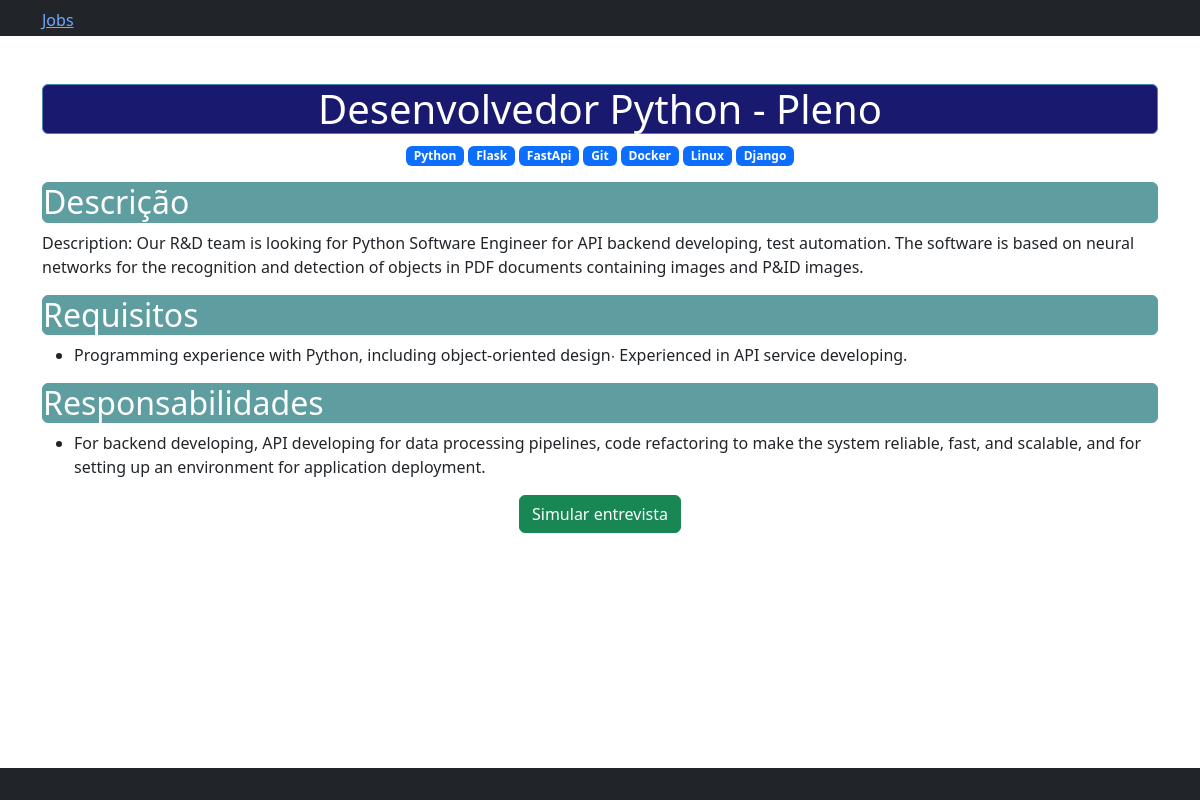
The page /jobs/4/ on the database its author committed.
### jobs/models.py (models this page shows, shortened)
class Job(models.Model):
    LEVEL_CHOICES = (
        ('jr', 'Júnior'),
        ('pl', 'Pleno'),
        ('sr', 'Sênior'),
    )
    title = models.CharField(max_length=100)
    description = models.TextField()
    requirements = models.TextField()
    responsibilities = models.TextField()
    level = models.CharField(max_length=2, choices=LEVEL_CHOICES)
    skills = models.ManyToManyField("jobs.Skill", related_name="jobs")
    def requirements_list(self):
        return self.requirements.split("\n")
    def responsibilities_list(self):
        return self.responsibilities.split("\n")

class Skill(models.Model):
    title = models.CharField(max_length=100, unique=True, blank=False, null=False)

### jobs/views.py (the view)
# urls.py: path('<int:pk>/', details_job, name="details"),
def details_job(request, pk):
    job = get_object_or_404(Job, pk=pk)
    return render(
        request,
        "jobs/details.html",
        {
            "page_title": job.title,
            "job": job
        }
    )

### jobs/templates/jobs/details.html (shortened to what this page needs)
{% extends 'base.html' %}
{% block content %}
    <h1>{{ page_title }} - {{ job.get_level_display }}</h1>
    <div class="skills">
        {% for skill in job.skills.all %}
            <span class="badge text-bg-primary">{{ skill.title }}</span>
        {% endfor %}
    </div>
    <h2 class="mt-3">Descrição</h2>
    <p>{{ job.description|linebreaksbr }}</p>
    <h2 class="mt-3">Requisitos</h2>
    <ul>
        {% for requirement in job.requirements_list %}
            <li>{{ requirement }}</li>
        {% endfor %}
    </ul>
    <h2 class="mt-3">Responsabilidades</h2>
    <ul>
        {% for responsibilities in job.responsibilities_list %}
            <li>{{ responsibilities }}</li>
        {% endfor %}
    </ul>
    <form action="{% url 'interviews:create' job_pk=job.pk %}" method="POST">
        <button type="submit" class="btn btn-success">Simular entrevista</button>
    </form>
{% endblock content %}

### jobs/templates/jobs/details.html (style rules this page uses)
h1 { background: MidnightBlue; color: white; border-radius: 6px; border: 1px solid SteelBlue; text-align: center; }
.skills, form { text-align: center; }
.mt-3 { background: CadetBlue; color: white; border-radius: 6px; border: 1px solid CadetBlue; }

### rows shown on the page
Job: title "Desenvolvedor Python", level "Pleno", description "Description: Our R&D team is looking for Python Software Engineer for API backend developing, test automation. The software is based on neural networks for the recognition and detection of objects in PDF documents containing images and P&ID images.", requirements_list "Programming experience with Python, including object-oriented design∙ Experienced in API service developing.", responsibilities_list "For backend developing, API developing for data processing pipelines, code refactoring to make the system reliable, fast, and scalable, and for setting up an environment for application deployment."
Skill: title "Python"
Skill: title "Flask"
Skill: title "FastApi"
Skill: title "Git"
Skill: title "Docker"
Skill: title "Linux"
Skill: title "Django"
